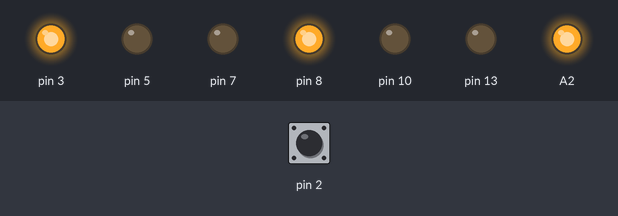
A sketch run on a simulated Arduino Uno, built with avr-gcc and run on an emulated ATmega328P. On the bench: output pins drawn as LEDs (lit = HIGH). The inputs (shaded band) are chosen by the test bench; at power-on: pin 2 HIGH. Sleep ends after the set time or at an interrupt.

Above: at 1.2 s.
1.3 s: pin 2 pulsed LOW 5 times (0.12 s each, 0.3 s apart)
At 5.6 s:
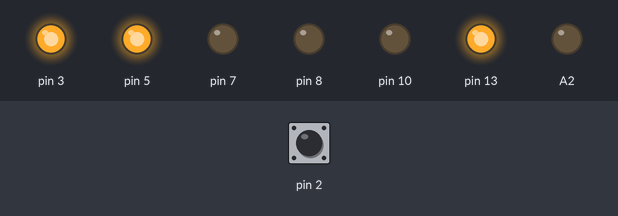
5.8 s: pin 2 driven LOW
At 7.0 s:
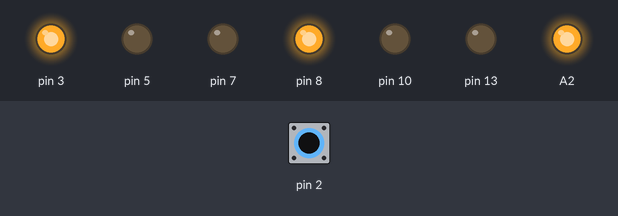
7.3 s: pin 2 driven HIGH
At 10.1 s:
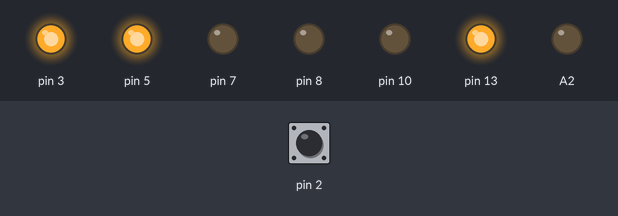
Timing chart, 0 to 11.6 s (numbered marks = the images above; inputs shaded):
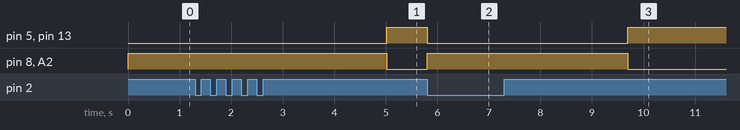

Measured:
- after the input at 1.3 s, pin 5, pin 13: LOW → HIGH after 3.7 s; pin 8, A2: HIGH → LOW after 3.7 s
- after the input at 5.8 s, pin 5, pin 13: HIGH → LOW at once; pin 8, A2: LOW → HIGH at once
- after the input at 7.3 s, pin 5, pin 13: LOW → HIGH after 2.4 s; pin 8, A2: HIGH → LOW after 2.4 s

The sketch:

AmigaResetSwitch.ino
```cpp
// (licence header left out)
#include <avr/sleep.h>
#include <EEPROM.h>

//#define PERSIST_STATE_TO_EEPROM

#define DEFAULT_TIMEOUT_MS 2400
#define DRIVEID_TIMEOUT_MS 400

unsigned char numresets=1;

void kbreset(){
  // Do nothing (just wake up)
}

void setup(){
  // Pin 2 (INT0) must be input
  pinMode(2, INPUT);

  // Controls 'switching' of _SEL0 and _SEL1 on even CIA.
  pinMode(A2, OUTPUT);
  pinMode(8, OUTPUT);
  pinMode(5, OUTPUT);
  pinMode(13, OUTPUT);

  // Pullups for transistors
  pinMode(A0, INPUT_PULLUP);
  pinMode(11, INPUT_PULLUP);
  pinMode(12, INPUT_PULLUP);

  pinMode(4, INPUT_PULLUP); // <--- This is used for PCINT20 (_SEL1 MB)
  pinMode(6, INPUT_PULLUP);
  pinMode(9, INPUT_PULLUP);

  // Power
  pinMode(10, OUTPUT);
  pinMode(3, OUTPUT);
  pinMode(7, OUTPUT);
  digitalWrite(10, LOW);
  digitalWrite(7, LOW);
  digitalWrite(3, HIGH);

  // We do *not* want to any actual pinchange interrupts.
  PCICR=0;
  // But we do want the pinchange interrupt flag for PCINT20
  PCMSK2=(1<<PCINT20);

#ifdef PERSIST_STATE_TO_EEPROM
  // Read current 'double reset' counter
  numresets=EEPROM.read(EEPROM.read(256));
#endif
}


void loop(){
#ifdef PERSIST_STATE_TO_EEPROM
  unsigned char eevalue=numresets;
#endif
  unsigned long timeref;
  unsigned long timeout;

  // Set normal (un-switched) drive state
  digitalWrite(A2, HIGH);
  digitalWrite(8, HIGH);
  digitalWrite(5, LOW);
  digitalWrite(13, LOW);

  // Wait until reset goes high
  while(digitalRead(2)==LOW);

  // Make sure flag is clear
  PCIFR=(1<<PCIF2);

  timeref=millis();
  timeout=DEFAULT_TIMEOUT_MS;
  while(millis()-timeref<timeout){

    // Another reset detected?
    if(digitalRead(2)==LOW){

      // Increment 'double-reset counter'
      numresets++;

      // Wait until reset is high again before moving on
      while(digitalRead(2)==LOW);

      // Reset wait
      timeref=millis();
      timeout=DEFAULT_TIMEOUT_MS;
      PCIFR=(1<<PCIF2); // Make sure flag is clear
    }

    // Drive-ID detected (_SEL1 line has had action)?
    if(PCIFR&(1<<PCIF2)){
      // Give user a bit more time
      timeref=millis();
      timeout=DRIVEID_TIMEOUT_MS;
      PCIFR=(1<<PCIF2); // *MUST* clear flag
    }
  }

  // Perform drive switch if needed
  // Note: only last bit actually used (even or odd number of double resets)
  digitalWrite(A2,numresets&1);
  digitalWrite(8,numresets&1);
  digitalWrite(5,!(numresets&1));
  digitalWrite(13,!(numresets&1));

#ifdef PERSIST_STATE_TO_EEPROM
  // Save state to EEPROM if it has changed
  if((numresets^eevalue)&0x1){
    unsigned char eeaddr=EEPROM.read(256);
    eevalue++;
    if(eevalue==0){
      eeaddr++;
      EEPROM.write(256,eeaddr);
    }
    EEPROM.write(eeaddr,eevalue);
  }
#endif

  // Go to sleep
  set_sleep_mode(SLEEP_MODE_PWR_DOWN);
  sleep_enable();
  attachInterrupt(0,kbreset,LOW); // Note: INT0 is on pin 2
  sleep_mode();

  // Awoke from interrupt
  sleep_disable();
  detachInterrupt(0);
}
```
